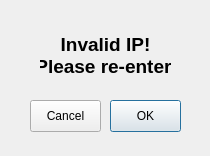
<?xml version="1.0" encoding="UTF-8"?>
<ui version="4.0">
 <class>InvalidInput</class>
 <widget class="QDialog" name="InvalidInput">
  <property name="geometry">
   <rect>
    <x>0</x>
    <y>0</y>
    <width>210</width>
    <height>156</height>
   </rect>
  </property>
  <property name="windowTitle">
   <string>Notice</string>
  </property>
  <widget class="QLabel" name="label">
   <property name="geometry">
    <rect>
     <x>40</x>
     <y>30</y>
     <width>131</width>
     <height>51</height>
    </rect>
   </property>
   <property name="font">
    <font>
     <pointsize>14</pointsize>
     <weight>75</weight>
     <bold>true</bold>
    </font>
   </property>
   <property name="text">
    <string>Invalid IP!
Please re-enter.</string>
   </property>
   <property name="alignment">
    <set>Qt::AlignCenter</set>
   </property>
  </widget>
  <widget class="QPushButton" name="OK">
   <property name="geometry">
    <rect>
     <x>110</x>
     <y>100</y>
     <width>71</width>
     <height>32</height>
    </rect>
   </property>
   <property name="text">
    <string>OK</string>
   </property>
  </widget>
  <widget class="QPushButton" name="Cancel">
   <property name="geometry">
    <rect>
     <x>30</x>
     <y>100</y>
     <width>71</width>
     <height>32</height>
    </rect>
   </property>
   <property name="text">
    <string>Cancel</string>
   </property>
  </widget>
 </widget>
 <resources/>
 <connections>
  <connection>
   <sender>OK</sender>
   <signal>clicked()</signal>
   <receiver>InvalidInput</receiver>
   <slot>accept()</slot>
   <hints>
    <hint type="sourcelabel">
     <x>145</x>
     <y>115</y>
    </hint>
    <hint type="destinationlabel">
     <x>104</x>
     <y>77</y>
    </hint>
   </hints>
  </connection>
  <connection>
   <sender>Cancel</sender>
   <signal>clicked()</signal>
   <receiver>InvalidInput</receiver>
   <slot>reject()</slot>
   <hints>
    <hint type="sourcelabel">
     <x>65</x>
     <y>115</y>
    </hint>
    <hint type="destinationlabel">
     <x>104</x>
     <y>77</y>
    </hint>
   </hints>
  </connection>
 </connections>
</ui>
